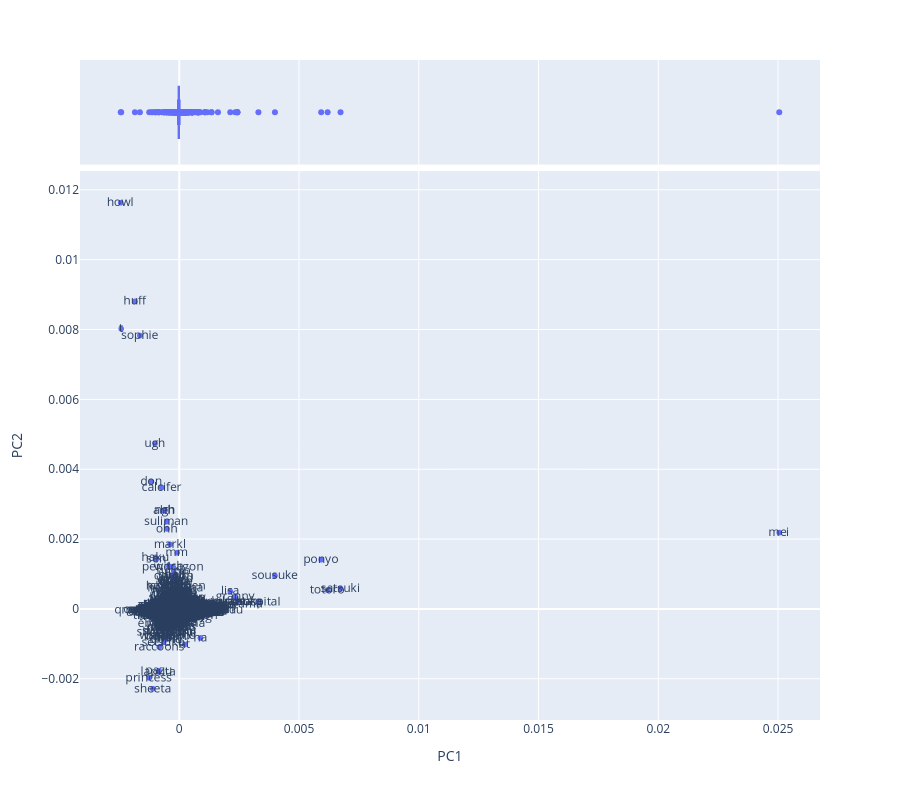

Write notebook code for a chart like this one.
### Code cell
vis_loadings(LOADINGS, 1, 2)

### Figure 1 — Plotly figure (JSON) as saved in the notebook; plotly's stock layout.template omitted (floating-point values rounded to 4 significant figures; data arrays with more than 128 entries replaced by an {"elided": "..."} marker saying what was removed)
{"data": [{"hovertemplate": "PC1=%{x}<br>PC2=%{y}<br>term_str=%{text}<extra></extra>", "legendgroup": "", "marker": {"color": "#636efa", "symbol": "circle"}, "mode": "markers+text", "name": "", "showlegend": false, "text": {"elided": "6630 str values"}, "type": "scattergl", "x": {"elided": "6630 float values"}, "xaxis": "x", "y": {"elided": "6630 float values"}, "yaxis": "y"}, {"alignmentgroup": "True", "hovertemplate": "PC1=%{x}<extra></extra>", "legendgroup": "", "marker": {"color": "#636efa", "symbol": "circle"}, "name": "", "notched": true, "offsetgroup": "", "showlegend": false, "type": "box", "x": {"elided": "6630 float values"}, "xaxis": "x2", "yaxis": "y2"}], "layout": {"height": 800, "legend": {"tracegroupgap": 0}, "margin": {"t": 60}, "xaxis": {"anchor": "y", "domain": [0, 1], "title": {"text": "PC1"}}, "xaxis2": {"anchor": "y2", "domain": [0, 1], "matches": "x", "showgrid": true, "showticklabels": false}, "yaxis": {"anchor": "x", "domain": [0, 0.8316], "title": {"text": "PC2"}}, "yaxis2": {"anchor": "x2", "domain": [0.8416, 1], "matches": "y2", "showgrid": false, "showline": false, "showticklabels": false, "ticks": ""}}}
